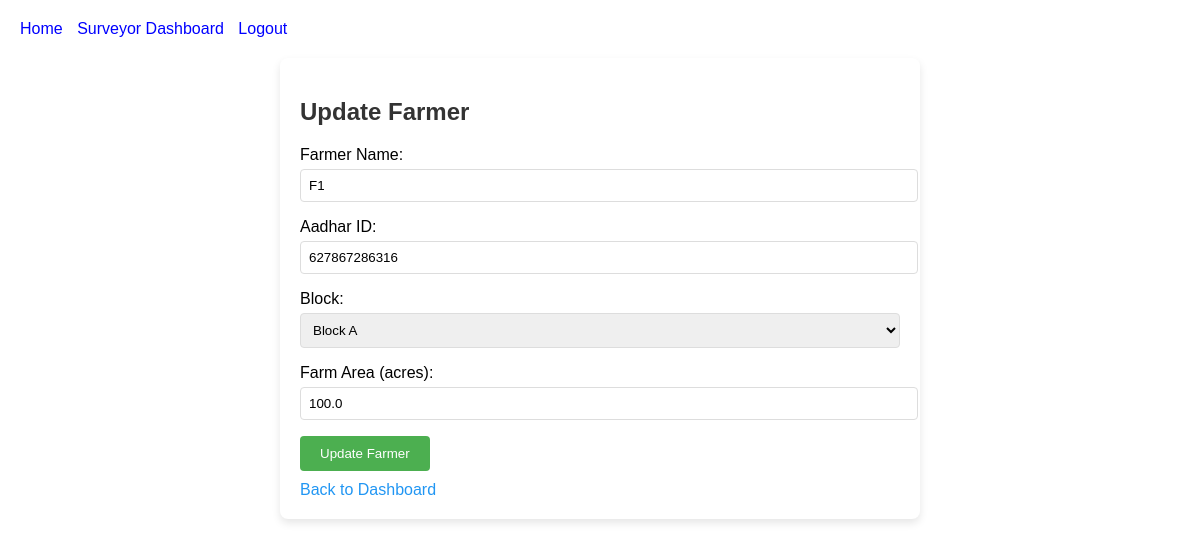
Page /farmers/17/update/ (signed in) on the committed database.
### farmers/models.py (models this page shows, shortened)
class Farmer(models.Model):
    name = models.CharField(max_length=100)
    aadhar_id = models.CharField(
        max_length=12,
        unique=True,
        validators=[validate_aadhar_id],
        help_text="Enter a 12-digit numeric Aadhar ID."
    )
    block = models.ForeignKey('Block', on_delete=models.CASCADE, related_name='farmers')
    surveyor = models.ForeignKey(User, on_delete=models.CASCADE, related_name='farmers')
    farm_area = models.FloatField()
    created_at = models.DateTimeField()
    last_updated_at = models.DateTimeField(auto_now=True)
    created_by = models.ForeignKey(User, on_delete=models.SET_NULL, null=True, related_name='farmers_created')
    last_updated_by = models.ForeignKey(User, on_delete=models.SET_NULL, null=True, related_name='farmers_updated')
    image = models.ImageField(upload_to='farmer_images/', null=True, blank=True, default='farmer_images/default.jpg')
    aadhar_image = models.ImageField(upload_to='aadhar_images/', null=True, blank=True)
    class Meta:
        indexes = [models.Index(fields=['surveyor', 'block']), models.Index(fields=['created_by'])]

class Block(models.Model):
    name = models.CharField(max_length=100, unique=True)
    class Meta:
        pass
    def __str__(self):
        return self.name

### farmers/views.py (the view)
# urls.py: path('farmers/<int:id>/update/', views.farmer_update, name='farmer_update'),
def farmer_update(request, id):
    farmer = get_object_or_404(Farmer, id=id)
    if request.user != farmer.surveyor and not request.user.is_superuser:
        return redirect('login')
    if request.method == 'POST':
        form = FarmerForm(request.POST, instance=farmer, surveyor=request.user)
        if form.is_valid():
            form.save()
            messages.success(request, "Farmer updated successfully.")
            return redirect('surveyor_dashboard')  # Redirect to dashboard, not profile
    else:
        form = FarmerForm(instance=farmer, surveyor=request.user)
    return render(request, 'farmers/farmer_update.html', {'form': form, 'farmer': farmer})

### farmers/forms.py (shortened to what this page needs)
class FarmerForm(forms.ModelForm):
    aadhar_id = forms.CharField(
        max_length=12,
        min_length=12,
        required=True,
        validators=[RegexValidator(r'^\d{12}$', 'Aadhar ID must be a 12-digit number.')],
        error_messages={
            'required': 'Aadhar ID is required.',
            'max_length': 'Aadhar ID must be exactly 12 digits.',
            'min_length': 'Aadhar ID must be exactly 12 digits.',
        },
        label='Aadhar ID'
    )
    class Meta:
        model = Farmer
        fields = ['name', 'aadhar_id', 'block', 'farm_area']
        labels = {
            'name': 'Farmer Name',
            'aadhar_id': 'Aadhar ID',
            'block': 'Block',
            'farm_area': 'Farm Area (acres)',
        }
    def __init__(self, *args, surveyor=None, **kwargs):
        super().__init__(*args, **kwargs)
        if surveyor:
            self.fields['block'].queryset = Block.objects.filter(id=surveyor.profile.block.id)
            self.fields['block'].initial = surveyor.profile.block
            self.fields['block'].widget.attrs['readonly'] = True
            self.surveyor = surveyor

### farmers/templates/farmers/farmer_update.html (shortened to what this page needs)
{% extends 'farmers/base.html' %} {% block content %}
<div class="form-container">
  <h2 style="color: #333">Update Farmer</h2>
  <form method="post">
    <div class="form-group">{{ form.as_p }}</div>
    <button type="submit" class="btn">Update Farmer</button>
  </form>
  <a
    href="{% url 'surveyor_dashboard' %}"
    style="
      display: inline-block;
      margin-top: 10px;
      color: #2196f3;
      text-decoration: none;
    "
    >Back to Dashboard</a
  >
</div>
{% endblock %}

### farmers/templates/farmers/farmer_update.html (style rules this page uses)
.form-container { max-width: 600px; margin: 20px auto; padding: 20px; background: #fff; border-radius: 8px; box-shadow: 0 4px 8px rgba(0, 0, 0, 0.1); }
.form-group { margin-bottom: 15px; }
.form-group label { display: block; margin-bottom: 5px; }
.form-group input, .form-group select { width: 100%; padding: 8px; border: 1px solid #ddd; border-radius: 4px; }
.btn { padding: 10px 20px; background-color: #4caf50; color: white; border: none; border-radius: 4px; cursor: pointer; }

### rows in the picture
Farmer: name "F1", aadhar_id "627867286316", block "Block A", farm_area "100.0"
